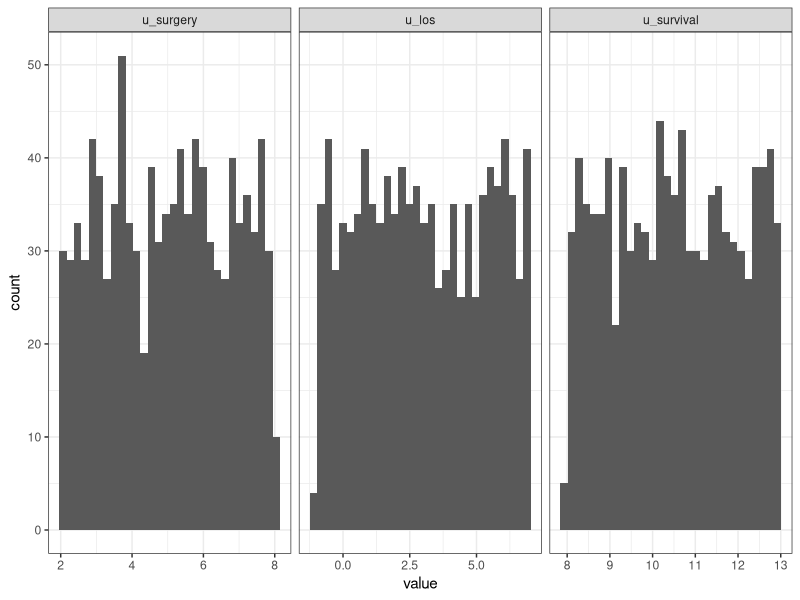
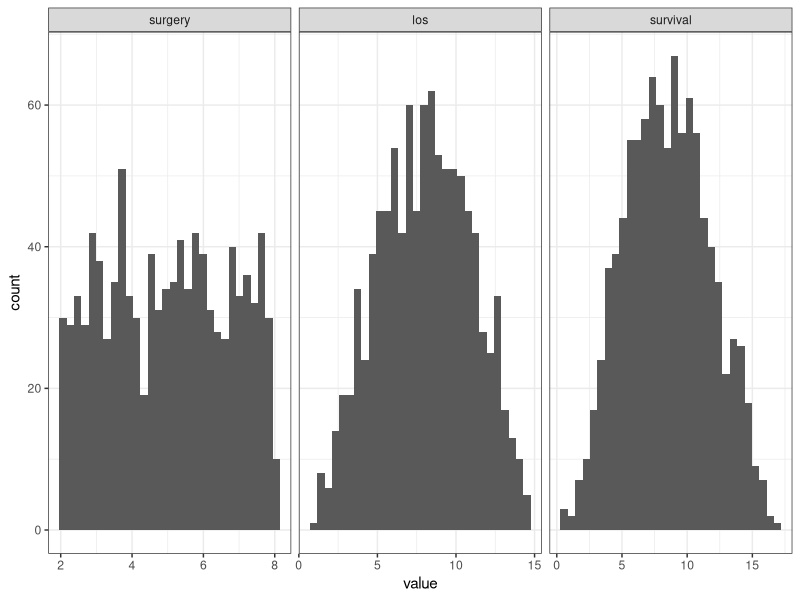

These figures' R source, in order:
## ---- chunk 1
#| label: setup
#| echo: false
#| execute: true

suppressMessages({
  library(purrr)
  library(data.table)
  library(ggplot2); theme_set(theme_bw())
})
## ---- chunk 2
#| label: scm1
#| execute: false
#| echo: true
#| code-line-numbers: "1-3|5-7|9-11|13-18|20"
#| output-location: fragment

f_surgery <- function(u_surgery) { # pa_surgery = {}
  u_surgery
}

f_los <- function(surgery, u_los) { # pa_los = {surgery}
  surgery + u_los
}

f_survival <- function(surgery, los, u_survival) { # pa_survival = {sugery, los}
  survival = los - 2 * surgery + u_survival
}

scm1 <- function(u_surgery, u_los, u_survival) {
  surgery  = f_surgery(u_surgery)
  los      = f_los(surgery, u_los)
  survival = f_survival(surgery, los, u_survival)
  c(surgery=surgery, los=los, survival=survival)
}
scm1(2, 1, 5)
## ---- chunk 3
#| label: scm1-dag
#| execute: false
#| echo: true
#| code-line-numbers: "|2"
scm1 <- function(u_surgery, u_los, u_survival) {
  surgery  = f_surgery(u_surgery)
  los      = f_los(surgery, u_los)
  survival = f_survival(surgery, los, u_survival)
  c(surgery=surgery, los=los, survival=survival)
}
## ---- chunk 4
#| label: scm1-dag2
#| execute: false
#| echo: true
#| code-line-numbers: "3"
scm1 <- function(u_surgery, u_los, u_survival) {
  surgery  = f_surgery(u_surgery)
  los      = f_los(surgery, u_los)
  survival = f_survival(surgery, los, u_survival)
  c(surgery=surgery, los=los, survival=survival)
}
## ---- chunk 5
#| label: scm1-dag3
#| execute: false
#| echo: true
#| code-line-numbers: "4"
scm1 <- function(u_surgery, u_los, u_survival) {
  surgery  = f_surgery(u_surgery)
  los      = f_los(surgery, u_los)
  survival = f_survival(surgery, los, u_survival)
  c(surgery=surgery, los=los, survival=survival)
}
## ---- chunk 6
#| label: submodel1
#| execute: false
#| echo: true
#| code-line-numbers: "1|3|8"
#| output-location: fragment

submodel7 <- function(u_surgery, u_los, u_survival) {
  surgery = f_surgery(u_surgery)
  los = 7
  survival = f_survival(surgery, los, u_survival)
  c(surgery=surgery, los=los, survival=survival)
}

submodel7(2, 1, 5)
## ---- chunk 7
#| label: pu
#| execute: false
#| echo: true
#| code-line-numbers: "1|2|3|4|7"
#| output-location: "fragment"
sample_u <- function() {
    u_surgery  = runif(1,  2,  8)
    u_los      = runif(1, -1,  7)
    u_survival = runif(1,  8, 13)
    c(u_surgery=u_surgery, u_los=u_los, u_survival=u_survival)
}
sample_u()
## ---- chunk 8
#| label: fig-u_samples
#| execute: true
#| echo: false
#| fig-align: "center"
#| fig-cap: "1000 random samples of U"
N = 1e3
us <- map(1:N, ~sample_u())
udf <- us |> map(~data.table(t(.x))) |> rbindlist()
udfm <- melt(udf, measure.vars=names(us[[1]]))
ggplot(udfm, aes(x=value)) + geom_histogram() + facet_grid(~variable, scales="free_x")
## ---- chunk 9
#| label: pcm1
#| echo: true
#| execute: true
#| output-location: "fragment"
#| code-line-numbers: "1|2|3|7"
sample_pcm <- function() {
  U <- sample_u()
  V <- scm1(U[['u_surgery']], U[['u_los']], U[['u_survival']])
  c(U, V)
}
  
sample_pcm()
## ---- chunk 10
#| label: fig-pcm1-samples
#| echo: false
#| fig-cap: "Realisations of endogenous variables V over random samples of U in [@fig-u_samples]"
vs <- map(us, ~do.call(scm1, as.list(.x)))
vdf <- vs |> map(~data.table(t(.x))) |> rbindlist()
vdfm <- melt(vdf, measure.vars=names(vs[[1]]))
ggplot(vdfm, aes(x=value)) + geom_histogram() + facet_grid(~variable, scales="free_x")
